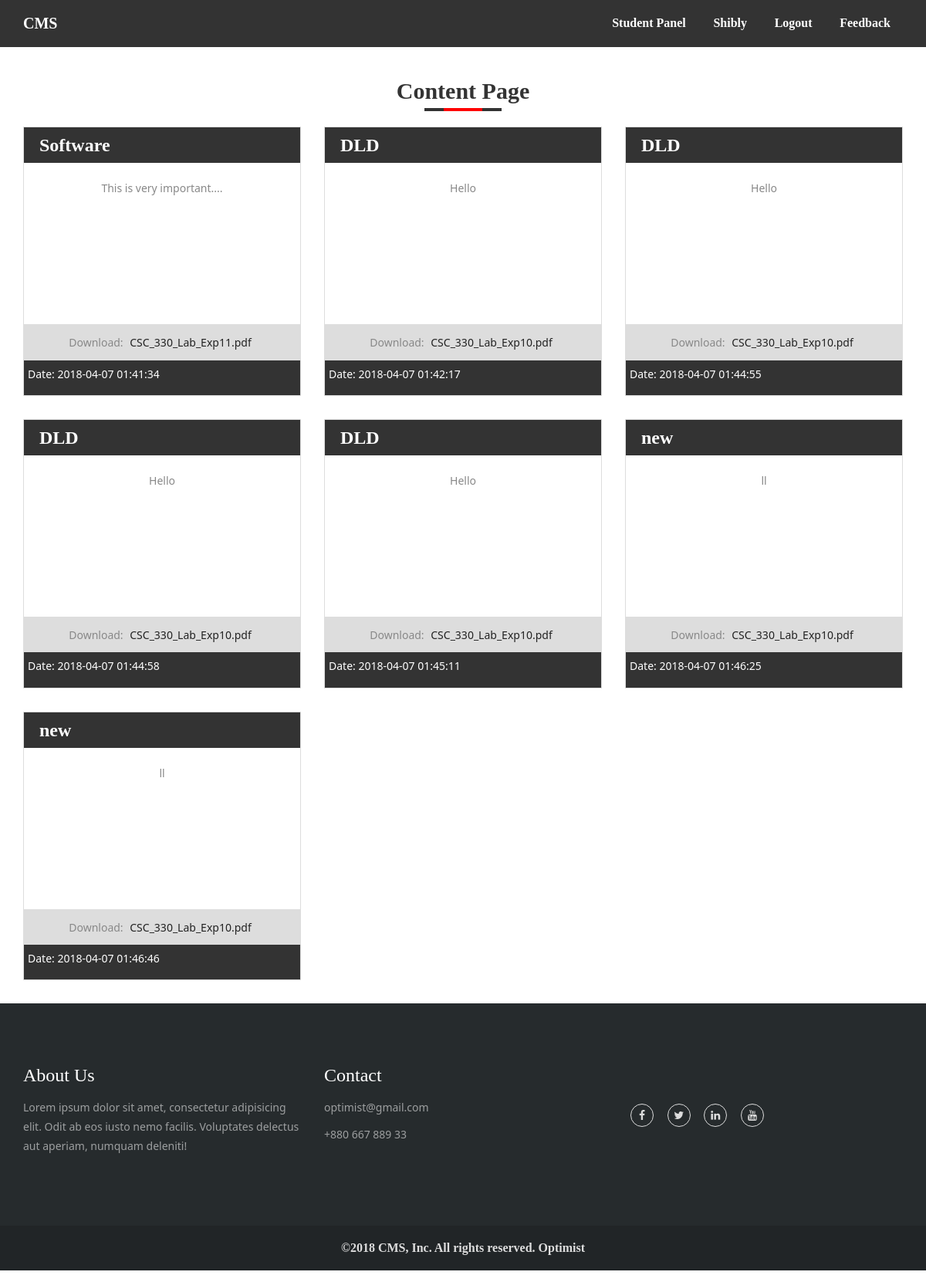
Page /?p=content_page&id=19 (signed in) on the committed database.
### tables this page shows
CREATE TABLE `content` (
  `id` int(11) NOT NULL,
  `title` varchar(200) NOT NULL,
  `tag` varchar(200) NOT NULL,
  `description` varchar(2000) NOT NULL,
  `date` datetime NOT NULL DEFAULT CURRENT_TIMESTAMP,
  `file` varchar(200) NOT NULL,
  `userid` int(11) NOT NULL,
  `departmentid` int(11) NOT NULL
);

### component/db.php (called while the page is built)
<?php
$cn = mysqli_connect("localhost", "root", "", "dbcm");
function ms($value)
{
	global $cn;
	return mysqli_real_escape_string($cn, $value);
}
?>

### public/content_page.php (the view)
<div class="container">
    <div class="row height">
        <div class="col-md-12">
<?php
 $sql="select * from content where userid =".ms($_GET['id']);
$table = mysqli_query($cn, $sql);  ?>
  <div class="content">
      <div class="row">
           <?php while($row = mysqli_fetch_assoc($table)) { ?>
        <div class="col-md-4">
          <div class="single-content">
          <div class="title"><h3><?php echo $row['title']; ?></h3></div>
          <div class="des">
            <p><?php echo substr($row['description'],0,40); ?></p>
          </div>
          <div class="file">
            Download:  <?php print '<td><a target="_blankpage" href = "uploades/files/'.$row['id'].'_'.$row['file'].'">'.$row['file'].'</a></td>'; ?>
            </div>
          <div class="date"><p>Date: <?php echo $row['date']; ?></p></div>
        </div>
      </div>
        <?php } ?>
    </div>
  </div>
        </div>
    </div>
</div>

### css/style.css (style rules this page uses)
body { font-family: 'Noto Sans', sans-serif;color: #888888; line-height: 1.8; }
h1, h2, h3, h4, h5, h6 { font-family: 'Zilla Slab', serif; }
h1, h2, h3, h4, h5, h6 { margin: 0 0 15px; color: #000; font-weight: 700; }
.single-content { text-align: center; border: 1px solid #ddd; margin-bottom: 30px; }
.title { background-color: #333; padding: 10px 5px; }
.title h3 { margin: 0; padding: 0; color: #fff; text-align: left; margin-left: 15px; }
.des { margin-top: 10px; height: 200px; padding: 10px; border-bottom: 1px solid #ddd; }
.date { background-color: #333; padding: 5px; text-align: left; }
.date p { color: #fff; }
.file { padding: 10px; background-color: #ddd; }
.file a { color: #222; padding: 5px; transition: .3s; }
.height { min-height: 500px; }

### rows in the picture
content: title "Software", description "This is very important....", file "CSC_330_Lab_Exp11.pdf", date "2018-04-07 01:41:34"
content: title "DLD", description "Hello", file "CSC_330_Lab_Exp10.pdf", date "2018-04-07 01:42:17"
content: title "DLD", description "Hello", file "CSC_330_Lab_Exp10.pdf", date "2018-04-07 01:44:55"
content: title "DLD", description "Hello", file "CSC_330_Lab_Exp10.pdf", date "2018-04-07 01:44:58"
content: title "DLD", description "Hello", file "CSC_330_Lab_Exp10.pdf", date "2018-04-07 01:45:11"
content: title "new", description "ll", file "CSC_330_Lab_Exp10.pdf", date "2018-04-07 01:46:25"
content: title "new", description "ll", file "CSC_330_Lab_Exp10.pdf", date "2018-04-07 01:46:46"

### other values in the picture
$_SESSION['fname'] "Shibly"
str_replace("_", " ", $_GET['p']) "Content Page"
